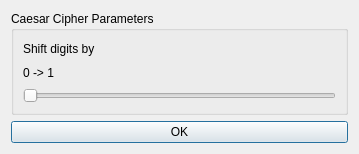
<?xml version="1.0" encoding="UTF-8"?>
<ui version="4.0">
 <class>CaesarCipher</class>
 <widget class="QDialog" name="CaesarCipher">
  <property name="geometry">
   <rect>
    <x>0</x>
    <y>0</y>
    <width>359</width>
    <height>154</height>
   </rect>
  </property>
  <property name="sizePolicy">
   <sizepolicy hsizetype="Fixed" vsizetype="Fixed">
    <horstretch>0</horstretch>
    <verstretch>0</verstretch>
   </sizepolicy>
  </property>
  <property name="minimumSize">
   <size>
    <width>359</width>
    <height>154</height>
   </size>
  </property>
  <property name="maximumSize">
   <size>
    <width>359</width>
    <height>154</height>
   </size>
  </property>
  <property name="windowTitle">
   <string>Caesar Cipher</string>
  </property>
  <property name="windowIcon">
   <iconset resource="fobsresources/fobsresources.qrc">
    <normaloff>:/fobsicons/fobs.ico</normaloff>:/fobsicons/fobs.ico</iconset>
  </property>
  <layout class="QVBoxLayout" name="verticalLayout_2">
   <item>
    <widget class="QGroupBox" name="groupBox">
     <property name="title">
      <string>Caesar Cipher Parameters</string>
     </property>
     <layout class="QVBoxLayout" name="verticalLayout_3">
      <item>
       <layout class="QVBoxLayout" name="verticalLayout">
        <item>
         <widget class="QLabel" name="caesarDescription">
          <property name="text">
           <string>Shift digits by </string>
          </property>
          <property name="scaledContents">
           <bool>false</bool>
          </property>
         </widget>
        </item>
        <item>
         <widget class="QLabel" name="zeroTo">
          <property name="text">
           <string>0 -&gt; 1</string>
          </property>
         </widget>
        </item>
        <item>
         <widget class="QSlider" name="digitSlider">
          <property name="minimum">
           <number>1</number>
          </property>
          <property name="maximum">
           <number>15</number>
          </property>
          <property name="orientation">
           <enum>Qt::Horizontal</enum>
          </property>
          <property name="tickPosition">
           <enum>QSlider::NoTicks</enum>
          </property>
          <property name="tickInterval">
           <number>1</number>
          </property>
         </widget>
        </item>
       </layout>
      </item>
     </layout>
    </widget>
   </item>
   <item>
    <widget class="QPushButton" name="pushButton">
     <property name="text">
      <string>OK</string>
     </property>
    </widget>
   </item>
  </layout>
 </widget>
 <resources>
  <include location="fobsresources/fobsresources.qrc"/>
 </resources>
 <connections/>
</ui>
